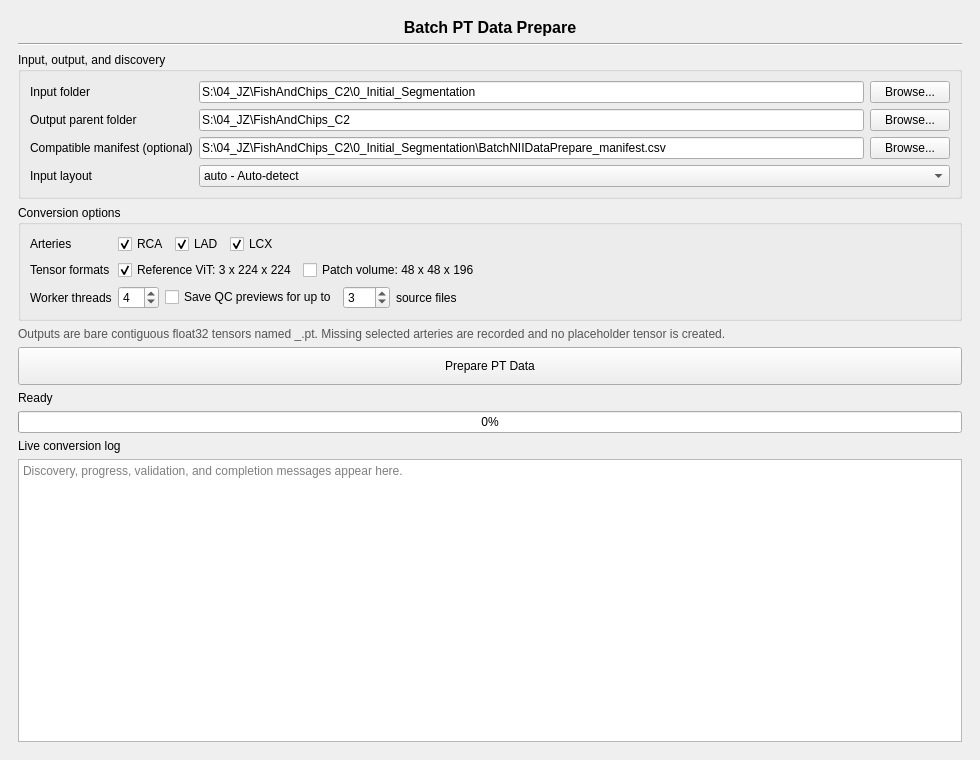
<?xml version="1.0" encoding="UTF-8"?>
<ui version="4.0">
 <class>BatchPTDataPrepareWindow</class>
 <widget class="QMainWindow" name="BatchPTDataPrepareWindow">
  <property name="geometry">
   <rect>
    <x>0</x>
    <y>0</y>
    <width>980</width>
    <height>760</height>
   </rect>
  </property>
  <property name="windowTitle">
   <string>Batch PT Data Prepare</string>
  </property>
  <widget class="QWidget" name="centralwidget">
   <layout class="QVBoxLayout" name="verticalLayout_BPTDP">
    <property name="leftMargin">
     <number>18</number>
    </property>
    <property name="topMargin">
     <number>18</number>
    </property>
    <property name="rightMargin">
     <number>18</number>
    </property>
    <property name="bottomMargin">
     <number>18</number>
    </property>
    <item>
     <widget class="QLabel" name="Title_Label_BPTDP">
      <property name="font">
       <font>
        <pointsize>12</pointsize>
        <weight>75</weight>
        <bold>true</bold>
       </font>
      </property>
      <property name="text">
       <string>Batch PT Data Prepare</string>
      </property>
      <property name="alignment">
       <set>Qt::AlignCenter</set>
      </property>
     </widget>
    </item>
    <item>
     <widget class="Line" name="line_BPTDP">
      <property name="orientation">
       <enum>Qt::Horizontal</enum>
      </property>
     </widget>
    </item>
    <item>
     <widget class="QGroupBox" name="Folders_Group_BPTDP">
      <property name="title">
       <string>Input, output, and discovery</string>
      </property>
      <layout class="QGridLayout" name="foldersGridLayout_BPTDP">
       <item row="0" column="0">
        <widget class="QLabel" name="InputFolder_Label_BPTDP">
         <property name="text">
          <string>Input folder</string>
         </property>
        </widget>
       </item>
       <item row="0" column="1">
        <widget class="QLineEdit" name="InputFolderPath_Txt_BPTDP">
         <property name="text">
          <string>S:\04_JZ\FishAndChips_C2\0_Initial_Segmentation</string>
         </property>
         <property name="placeholderText">
          <string>Batch root, one batch folder, prepared case folders, or flat NIfTI folder</string>
         </property>
        </widget>
       </item>
       <item row="0" column="2">
        <widget class="QPushButton" name="ChooseInputFolder_Btn_BPTDP">
         <property name="text">
          <string>Browse...</string>
         </property>
        </widget>
       </item>
       <item row="1" column="0">
        <widget class="QLabel" name="OutputFolder_Label_BPTDP">
         <property name="text">
          <string>Output parent folder</string>
         </property>
        </widget>
       </item>
       <item row="1" column="1">
        <widget class="QLineEdit" name="OutputFolderPath_Txt_BPTDP">
         <property name="text">
          <string>S:\04_JZ\FishAndChips_C2</string>
         </property>
         <property name="placeholderText">
          <string>Format-specific Input_Xsection_PT folders will be created here</string>
         </property>
        </widget>
       </item>
       <item row="1" column="2">
        <widget class="QPushButton" name="ChooseOutputFolder_Btn_BPTDP">
         <property name="text">
          <string>Browse...</string>
         </property>
        </widget>
       </item>
       <item row="2" column="0">
        <widget class="QLabel" name="Manifest_Label_BPTDP">
         <property name="text">
          <string>Compatible manifest (optional)</string>
         </property>
        </widget>
       </item>
       <item row="2" column="1">
        <widget class="QLineEdit" name="ManifestPath_Txt_BPTDP">
         <property name="text">
          <string>S:\04_JZ\FishAndChips_C2\0_Initial_Segmentation\BatchNIIDataPrepare_manifest.csv</string>
         </property>
         <property name="placeholderText">
          <string>Existing Batch NII manifest, or leave empty for the PT manifest</string>
         </property>
        </widget>
       </item>
       <item row="2" column="2">
        <widget class="QPushButton" name="ChooseManifest_Btn_BPTDP">
         <property name="text">
          <string>Browse...</string>
         </property>
        </widget>
       </item>
       <item row="3" column="0">
        <widget class="QLabel" name="Layout_Label_BPTDP">
         <property name="text">
          <string>Input layout</string>
         </property>
        </widget>
       </item>
       <item row="3" column="1" colspan="2">
        <widget class="QComboBox" name="Layout_CB_BPTDP">
         <property name="toolTip">
          <string>Auto-detect is recommended. Use an override only when the input layout is known.</string>
         </property>
         <item>
          <property name="text">
           <string>auto - Auto-detect</string>
          </property>
         </item>
         <item>
          <property name="text">
           <string>pipeline - Hymo batches / single batch</string>
          </property>
         </item>
         <item>
          <property name="text">
           <string>prepared - Prepared case folders</string>
          </property>
         </item>
         <item>
          <property name="text">
           <string>flat - Flat prepared files</string>
          </property>
         </item>
        </widget>
       </item>
      </layout>
     </widget>
    </item>
    <item>
     <widget class="QGroupBox" name="Options_Group_BPTDP">
      <property name="title">
       <string>Conversion options</string>
      </property>
      <layout class="QGridLayout" name="optionsGridLayout_BPTDP">
       <item row="0" column="0">
        <widget class="QLabel" name="Arteries_Label_BPTDP">
         <property name="text">
          <string>Arteries</string>
         </property>
        </widget>
       </item>
       <item row="0" column="1">
        <layout class="QHBoxLayout" name="arteriesLayout_BPTDP">
         <item>
          <widget class="QCheckBox" name="RCA_CB_BPTDP">
           <property name="text">
            <string>RCA</string>
           </property>
           <property name="checked">
            <bool>true</bool>
           </property>
          </widget>
         </item>
         <item>
          <widget class="QCheckBox" name="LAD_CB_BPTDP">
           <property name="text">
            <string>LAD</string>
           </property>
           <property name="checked">
            <bool>true</bool>
           </property>
          </widget>
         </item>
         <item>
          <widget class="QCheckBox" name="LCX_CB_BPTDP">
           <property name="text">
            <string>LCX</string>
           </property>
           <property name="checked">
            <bool>true</bool>
           </property>
          </widget>
         </item>
         <item>
          <spacer name="arteriesSpacer_BPTDP">
           <property name="orientation">
            <enum>Qt::Horizontal</enum>
           </property>
           <property name="sizeHint" stdset="0">
            <size>
             <width>40</width>
             <height>20</height>
            </size>
           </property>
          </spacer>
         </item>
        </layout>
       </item>
       <item row="1" column="0">
        <widget class="QLabel" name="Formats_Label_BPTDP">
         <property name="text">
          <string>Tensor formats</string>
         </property>
        </widget>
       </item>
       <item row="1" column="1">
        <layout class="QHBoxLayout" name="formatsLayout_BPTDP">
         <item>
          <widget class="QCheckBox" name="VITFormat_CB_BPTDP">
           <property name="toolTip">
            <string>Reference ViT tensor written beneath Input_Xsection_PT</string>
           </property>
           <property name="text">
            <string>Reference ViT: 3 x 224 x 224</string>
           </property>
           <property name="checked">
            <bool>true</bool>
           </property>
          </widget>
         </item>
         <item>
          <widget class="QCheckBox" name="PatchFormat_CB_BPTDP">
           <property name="toolTip">
            <string>Patch volume written beneath Input_Xsection_PT_48x48x196</string>
           </property>
           <property name="text">
            <string>Patch volume: 48 x 48 x 196</string>
           </property>
          </widget>
         </item>
         <item>
          <spacer name="formatsSpacer_BPTDP">
           <property name="orientation">
            <enum>Qt::Horizontal</enum>
           </property>
           <property name="sizeHint" stdset="0">
            <size>
             <width>40</width>
             <height>20</height>
            </size>
           </property>
          </spacer>
         </item>
        </layout>
       </item>
       <item row="2" column="0">
        <widget class="QLabel" name="Workers_Label_BPTDP">
         <property name="text">
          <string>Worker threads</string>
         </property>
        </widget>
       </item>
       <item row="2" column="1">
        <layout class="QHBoxLayout" name="processingLayout_BPTDP">
         <item>
          <widget class="QSpinBox" name="Workers_SB_BPTDP">
           <property name="toolTip">
            <string>Maximum number of NIfTI files converted concurrently</string>
           </property>
           <property name="minimum">
            <number>1</number>
           </property>
           <property name="maximum">
            <number>32</number>
           </property>
           <property name="value">
            <number>4</number>
           </property>
          </widget>
         </item>
         <item>
          <widget class="QCheckBox" name="SaveQC_CB_BPTDP">
           <property name="toolTip">
            <string>Save lightweight PNG previews under each selected format's _qc folder</string>
           </property>
           <property name="text">
            <string>Save QC previews for up to</string>
           </property>
          </widget>
         </item>
         <item>
          <widget class="QSpinBox" name="QCCount_SB_BPTDP">
           <property name="minimum">
            <number>1</number>
           </property>
           <property name="maximum">
            <number>100</number>
           </property>
           <property name="value">
            <number>3</number>
           </property>
          </widget>
         </item>
         <item>
          <widget class="QLabel" name="QCCount_Label_BPTDP">
           <property name="text">
            <string>source files</string>
           </property>
          </widget>
         </item>
         <item>
          <spacer name="processingSpacer_BPTDP">
           <property name="orientation">
            <enum>Qt::Horizontal</enum>
           </property>
           <property name="sizeHint" stdset="0">
            <size>
             <width>40</width>
             <height>20</height>
            </size>
           </property>
          </spacer>
         </item>
        </layout>
       </item>
      </layout>
     </widget>
    </item>
    <item>
     <widget class="QLabel" name="OutputInfo_Label_BPTDP">
      <property name="styleSheet">
       <string notr="true">color: #555555;</string>
      </property>
      <property name="textFormat">
       <enum>Qt::PlainText</enum>
      </property>
      <property name="text">
       <string>Outputs are bare contiguous float32 tensors named &lt;case_id&gt;_&lt;artery&gt;.pt. Missing selected arteries are recorded and no placeholder tensor is created.</string>
      </property>
      <property name="wordWrap">
       <bool>true</bool>
      </property>
     </widget>
    </item>
    <item>
     <widget class="QPushButton" name="Run_Btn_BPTDP">
      <property name="minimumSize">
       <size>
        <width>0</width>
        <height>38</height>
       </size>
      </property>
      <property name="text">
       <string>Prepare PT Data</string>
      </property>
     </widget>
    </item>
    <item>
     <widget class="QLabel" name="Progress_Label_BPTDP">
      <property name="text">
       <string>Ready</string>
      </property>
      <property name="wordWrap">
       <bool>true</bool>
      </property>
     </widget>
    </item>
    <item>
     <widget class="QProgressBar" name="Progress_PB_BPTDP">
      <property name="value">
       <number>0</number>
      </property>
      <property name="format">
       <string>%p%</string>
      </property>
     </widget>
    </item>
    <item>
     <widget class="QLabel" name="Log_Label_BPTDP">
      <property name="text">
       <string>Live conversion log</string>
      </property>
     </widget>
    </item>
    <item>
     <widget class="QPlainTextEdit" name="Log_Txt_BPTDP">
      <property name="minimumSize">
       <size>
        <width>0</width>
        <height>130</height>
       </size>
      </property>
      <property name="readOnly">
       <bool>true</bool>
      </property>
      <property name="maximumBlockCount">
       <number>1000</number>
      </property>
      <property name="placeholderText">
       <string>Discovery, progress, validation, and completion messages appear here.</string>
      </property>
     </widget>
    </item>
   </layout>
  </widget>
 </widget>
 <resources/>
 <connections/>
</ui>
